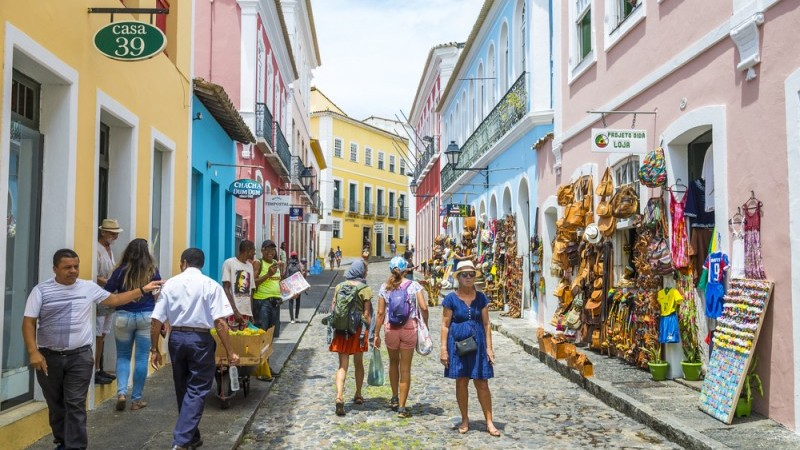
#> input picture brazil.jpg, 800 x 450 px
$ python edge_detection.py   (older library calls are emulated)
#> lines starting #> are read from the running program, lines starting #| are printed output that depends on the picture
import cv2
import numpy as np

image = cv2.imread("brazil.jpg")
#> image is the input picture: shape (450, 800, 3); mean B, G, R 141.5, 149.6, 153.4
cv2.imshow("original", image)
# sobel
sobel_x = cv2.Sobel(image, cv2.CV_64F, 0, 1, ksize=5)
sobel_y = cv2.Sobel(image, cv2.CV_64F, 1, 0, ksize=5)
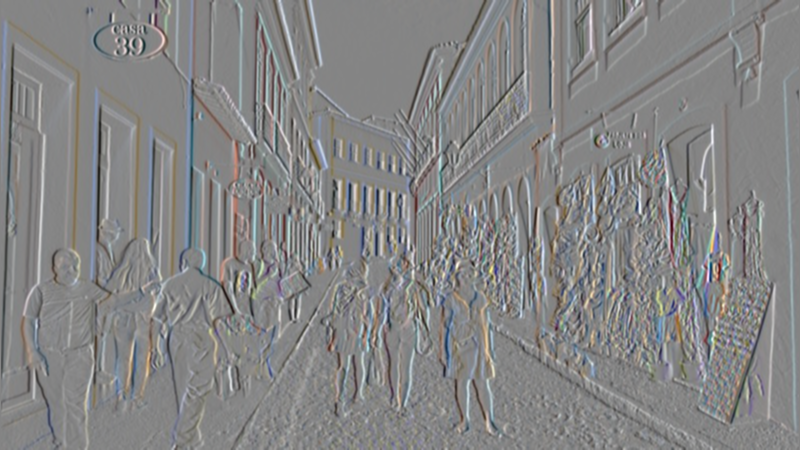
#> sobel_y: shape (450, 800, 3) float64; mean B, G, R 12, 7.7, 5.8; drawn with min black and max white

cv2.imshow("sobel_x", sobel_x)
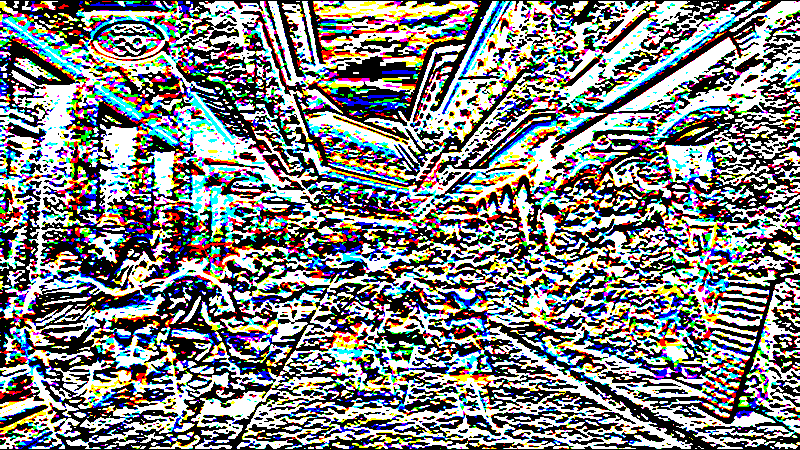
#> window 'sobel_x': shape (450, 800, 3); mean B, G, R 128.9, 129.9, 128.1
cv2.imshow("sobel_y", sobel_y)
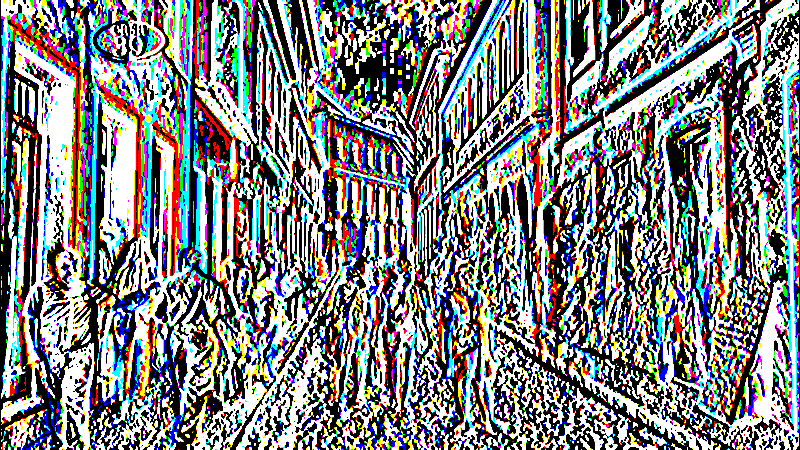
#> window 'sobel_y': shape (450, 800, 3); mean B, G, R 130.8, 129.4, 127.8

sobel_OR = cv2.bitwise_or(sobel_x, sobel_y)
#> sobel_OR: shape (450, 800, 3) float64; 0.7% of the values are NaN or infinite; the others: min -131056, max 131056, mean -11348.2
cv2.imshow("sobel_OR", sobel_OR)
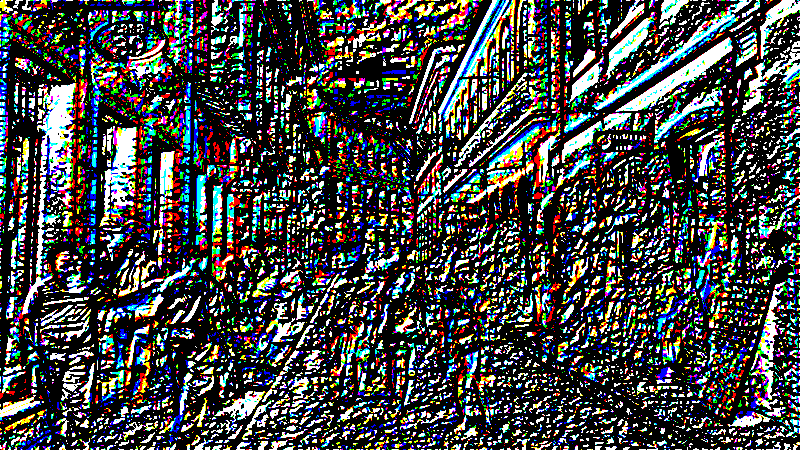
#> window 'sobel_OR': shape (450, 800, 3); mean B, G, R 70.7, 70.3, 68.3
# laplacian
laplacian = cv2.Laplacian(image, cv2.CV_64F)
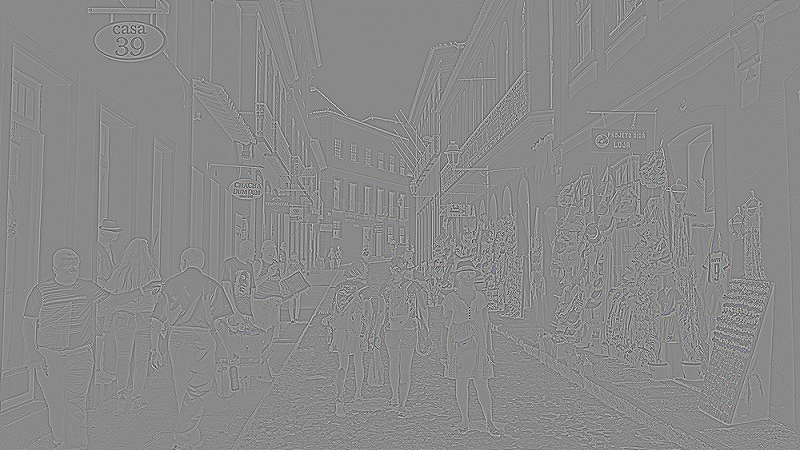
#> laplacian: shape (450, 800, 3) float64; mean B, G, R 0, 0, 0; drawn with min black and max white
cv2.imshow("laplacian", laplacian)
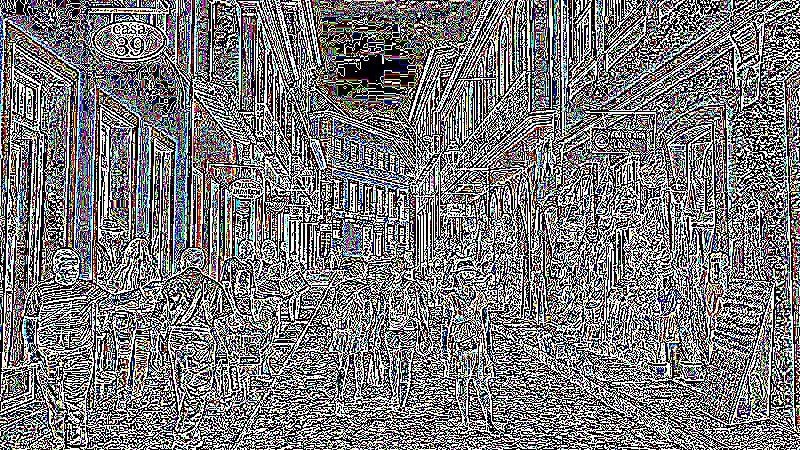
#> window 'laplacian': shape (450, 800, 3); mean B, G, R 120.8, 120.2, 120.6

# Canny
canny = cv2.Canny(image, 20, 170)
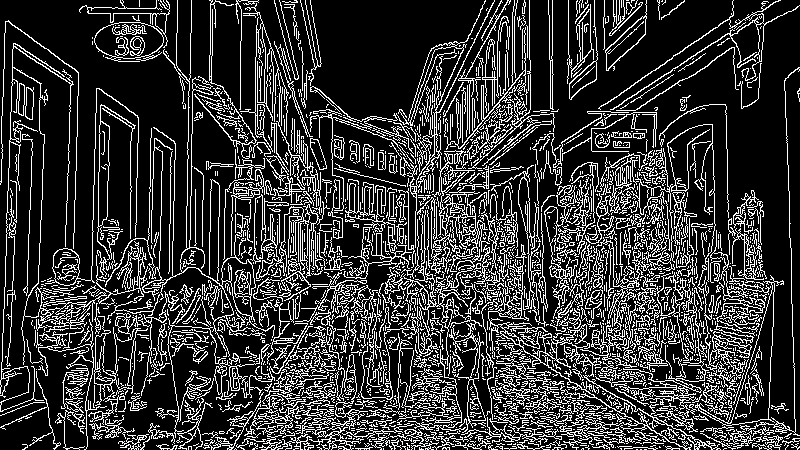
#> canny: shape (450, 800); 21.3% white in thin lines or dots
cv2.imshow('canny', canny)

cv2.waitKey(30000)
cv2.destroyAllWindows()
